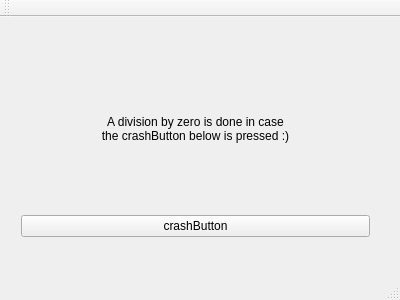
<?xml version="1.0" encoding="UTF-8"?>
<ui version="4.0">
 <class>MainWindow</class>
 <widget class="QMainWindow" name="MainWindow">
  <property name="geometry">
   <rect>
    <x>0</x>
    <y>0</y>
    <width>400</width>
    <height>300</height>
   </rect>
  </property>
  <property name="windowTitle">
   <string>MainWindow</string>
  </property>
  <widget class="QWidget" name="centralWidget">
   <widget class="QWidget" name="gridLayoutWidget">
    <property name="geometry">
     <rect>
      <x>10</x>
      <y>20</y>
      <width>371</width>
      <height>211</height>
     </rect>
    </property>
    <layout class="QGridLayout" name="gridLayout">
     <item row="2" column="0">
      <widget class="QPushButton" name="crashButton">
       <property name="text">
        <string>crashButton</string>
       </property>
      </widget>
     </item>
     <item row="1" column="0">
      <widget class="QLabel" name="label">
       <property name="text">
        <string>A division by zero is done in case
the crashButton below is pressed :)</string>
       </property>
       <property name="alignment">
        <set>Qt::AlignCenter</set>
       </property>
       <property name="wordWrap">
        <bool>true</bool>
       </property>
      </widget>
     </item>
    </layout>
   </widget>
  </widget>
  <widget class="QMenuBar" name="menuBar">
   <property name="geometry">
    <rect>
     <x>0</x>
     <y>0</y>
     <width>400</width>
     <height>18</height>
    </rect>
   </property>
  </widget>
  <widget class="QToolBar" name="mainToolBar">
   <attribute name="toolBarArea">
    <enum>TopToolBarArea</enum>
   </attribute>
   <attribute name="toolBarBreak">
    <bool>false</bool>
   </attribute>
  </widget>
  <widget class="QStatusBar" name="statusBar"/>
 </widget>
 <layoutdefault spacing="6" margin="11"/>
 <resources/>
 <connections/>
</ui>
